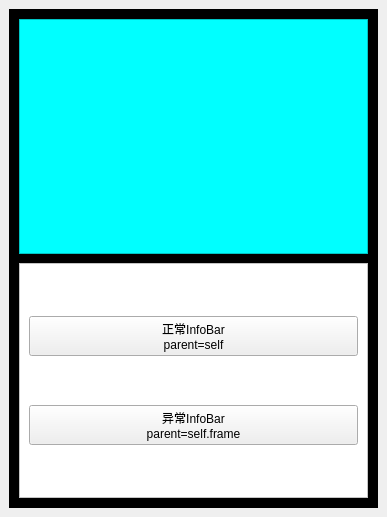
<?xml version="1.0" encoding="UTF-8"?>
<ui version="4.0">
 <class>MainWindow</class>
 <widget class="QMainWindow" name="MainWindow">
  <property name="geometry">
   <rect>
    <x>0</x>
    <y>0</y>
    <width>387</width>
    <height>517</height>
   </rect>
  </property>
  <property name="windowTitle">
   <string>MainWindow</string>
  </property>
  <property name="styleSheet">
   <string notr="true">QFrame#frame_background {
	background: balck;
}

QFrame#frame {
	background: cyan;
}

QFrame#frame_buttons {
	background: white;
}</string>
  </property>
  <widget class="QWidget" name="centralwidget">
   <layout class="QVBoxLayout" name="verticalLayout">
    <item>
     <widget class="QFrame" name="frame_background">
      <property name="styleSheet">
       <string notr="true"/>
      </property>
      <property name="frameShape">
       <enum>QFrame::StyledPanel</enum>
      </property>
      <property name="frameShadow">
       <enum>QFrame::Raised</enum>
      </property>
      <layout class="QVBoxLayout" name="verticalLayout_4">
       <property name="spacing">
        <number>9</number>
       </property>
       <item>
        <widget class="QFrame" name="frame">
         <property name="styleSheet">
          <string notr="true"/>
         </property>
         <property name="frameShape">
          <enum>QFrame::StyledPanel</enum>
         </property>
         <property name="frameShadow">
          <enum>QFrame::Raised</enum>
         </property>
         <layout class="QVBoxLayout" name="verticalLayout_2"/>
        </widget>
       </item>
       <item>
        <widget class="QFrame" name="frame_buttons">
         <property name="styleSheet">
          <string notr="true"/>
         </property>
         <property name="frameShape">
          <enum>QFrame::StyledPanel</enum>
         </property>
         <property name="frameShadow">
          <enum>QFrame::Raised</enum>
         </property>
         <layout class="QVBoxLayout" name="verticalLayout_3">
          <item>
           <widget class="QPushButton" name="pushButton_normal">
            <property name="text">
             <string>正常InfoBar
parent=self</string>
            </property>
           </widget>
          </item>
          <item>
           <widget class="QPushButton" name="pushButton_abnormal">
            <property name="text">
             <string>异常InfoBar
parent=self.frame</string>
            </property>
           </widget>
          </item>
         </layout>
        </widget>
       </item>
      </layout>
     </widget>
    </item>
   </layout>
  </widget>
 </widget>
 <resources/>
 <connections/>
</ui>
